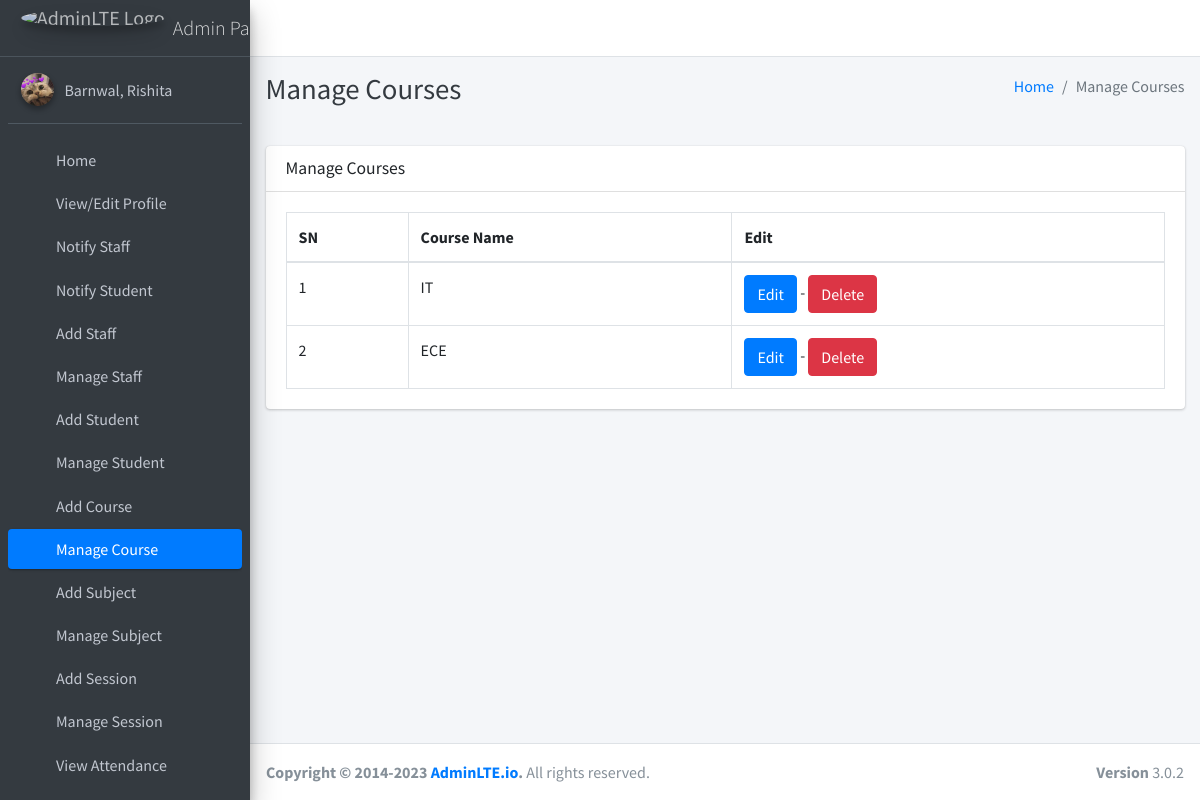
/course/manage/ (signed in), run on the app's committed database.
### main_app/models.py (models this page shows, shortened)
class CustomUser(AbstractUser):
    USER_TYPE = ((1, "HOD"), (2, "Staff"), (3, "Student"))
    GENDER = [("M", "Male"), ("F", "Female")]
    username = None  # Removed username, using email instead
    email = models.EmailField(unique=True)
    user_type = models.CharField(default=1, choices=USER_TYPE, max_length=1)
    gender = models.CharField(max_length=1, choices=GENDER)
    profile_pic = models.ImageField()
    address = models.TextField()
    fcm_token = models.TextField(default="")  # For firebase notifications
    created_at = models.DateTimeField(auto_now_add=True)
    updated_at = models.DateTimeField(auto_now=True)
    USERNAME_FIELD = "email"
    REQUIRED_FIELDS = []
    objects = CustomUserManager()
    def __str__(self):
        return self.last_name + ", " + self.first_name

class Course(models.Model):
    name = models.CharField(max_length=120)
    created_at = models.DateTimeField(auto_now_add=True)
    updated_at = models.DateTimeField(auto_now=True)

### main_app/hod_views.py (the view)
# urls.py: path("course/manage/", hod_views.manage_course, name='manage_course'),
def manage_course(request):
    courses = Course.objects.all()
    context = {
        'courses': courses,
        'page_title': 'Manage Courses'
    }
    return render(request, "hod_template/manage_course.html", context)

### main_app/templates/hod_template/manage_course.html
{% extends 'main_app/base.html' %}
{% load static %}
{% block page_title %}{{page_title}}{% endblock page_title %}
{% block content %}
<section class="content">
    <div class="container-fluid">
        <div class="row">
            <div class="col-md-12">
                <div class="card">
                    <div class="card-header">
                        <h3 class="card-title">{{page_title}}</h3>
                    </div>
                    <div class="card-body">
                        <table id="example2" class="table table-bordered table-hover">
                            <thead>
                                <tr>
                                    <th>SN</th>
                                    <th>Course Name</th>
                                    <th>Edit</th>
                                </tr>
                            </thead>
                            <tbody>
                                {% for course in courses %}
                                <tr>
                                    <td>{{ forloop.counter }}</td>
                                    <td>{{course.name}}</td>
                                    <td>
                                        <a href="{% url 'edit_course' course.id %}" class="btn btn-primary">Edit</a> -
                                        <a href="{% url 'delete_course' course.id %}" onclick="return confirm('Are you sure you want to delete this course ?')" class="btn btn-danger">Delete</a>
                                    </td>
                                </tr>
                                {% endfor %}
                            </tbody>
                        </table>
                    </div>
                </div>
            </div>
        </div>
    </div>
</section>
{% endblock content %}

### main_app/templates/main_app/sidebar_template.html (shortened to what this page needs)
{% load static %}
<aside class="main-sidebar sidebar-dark-primary elevation-4">
{% if request.user.user_type == '1' %}
    <a href="{% url 'admin_home' %}" class="brand-link">
        <img src="{% static 'dist/img/AdminLTELogo.png' %} " alt="AdminLTE Logo"
            class="brand-image img-circle elevation-3" style="opacity: .8">
        <span class="brand-text font-weight-light">Admin Panel</span>
    </a>
    <div class="sidebar">
        <div class="user-panel mt-3 pb-3 mb-3 d-flex">
            <div class="image">
                <img src="{{ request.user.profile_pic}}" class="img-circle elevation-2" alt="User Image">
            </div>
            <div class="info">
                <a href="#" class="d-block">{{user}}</a>
            </div>
        </div>
        <nav class="mt-2">
            <ul class="nav nav-pills nav-sidebar flex-column" data-widget="treeview" role="menu" data-accordion="false">
                <li class="nav-item">
                    {% url 'admin_home' as admin_home %}
                    <a href="{{admin_home}}" class="nav-link {% if admin_home == request.path %} active {% endif %}">
                        <i class="nav-icon fas fa-th"></i>
                        <p>
                            Home
                        </p>
                    </a>
                </li>
                <li class="nav-item">
                    {% url 'admin_view_profile' as admin_view_profile %}
                    <a href="{{admin_view_profile}}" class="nav-link {% if admin_view_profile == request.path %} active {% endif %}">
                        <i class="nav-icon fas fa-th"></i>
                        <p>
                            View/Edit Profile
                        </p>
                    </a>
                </li>
                <li class="nav-item">
                    {% url 'admin_notify_staff' as admin_notify_staff %}
                    <a href="{{admin_notify_staff}}" class="nav-link {% if admin_notify_staff == request.path %} active {% endif %}">
                        <i class="nav-icon fas fa-th"></i>
                        <p>
                            Notify Staff
                        </p>
                    </a>
                </li>
                <li class="nav-item">
                    {% url 'admin_notify_student' as admin_notify_student %}
                    <a href="{{admin_notify_student}}" class="nav-link {% if admin_notify_student == request.path %} active {% endif %}">
                        <i class="nav-icon fas fa-th"></i>
                        <p>
                            Notify Student
                        </p>
                    </a>
                </li>
                <li class="nav-item">
                    {% url 'add_staff' as add_staff %}
                    <a href="{{add_staff}}" class="nav-link {% if add_staff == request.path %} active {% endif %}">
                        <i class="nav-icon fas fa-th"></i>
                        <p>
                            Add Staff
                        </p>
                    </a>
                </li>
                <li class="nav-item">
                    {% url 'manage_staff' as manage_staff %}
                    {% url 'edit_staff' staff_id as edit_staff %}
                    <a href="{{manage_staff}}"
                        class="nav-link {% if manage_staff == request.path or request.path == edit_staff %} active {% endif %}">
                        <i class="nav-icon fas fa-th"></i>
                        <p>
                            Manage Staff
                        </p>
                    </a>
                </li>
                <li class="nav-item">
                    {% url 'add_student' as add_student%}
                    <a href="{{add_student}}" class="nav-link  {% if add_student == request.path %} active {% endif %}">
                        <i class="nav-icon fas fa-th"></i>
                        <p>
                            Add Student
                        </p>
                    </a>
                </li>
                <li class="nav-item">
                    {% url 'manage_student' as manage_student %}
                    {% url 'edit_student' student_id as edit_student %}
                    <a href="{{manage_student}}"
                        class="nav-link  {% if edit_student == request.path or manage_student == request.path %} active {% endif %}">
                        <i class="nav-icon fas fa-th"></i>
                        <p>
                            Manage Student
                        </p>
                    </a>
                </li>
                <li class="nav-item">
                    {% url 'add_course' as add_course %}
                    <a href="{{add_course}}" class="nav-link  {% if add_course == request.path %} active {% endif %}">
                        <i class="nav-icon fas fa-th"></i>
                        <p>
                            Add Course
                        </p>
                    </a>
                </li>
                <li class="nav-item">
                    {% url 'manage_course' as manage_course %}
                    {% url 'edit_course' course_id as edit_course %}
                    <a href="{{manage_course}}"
                        class="nav-link  {% if edit_course == request.path or manage_course == request.path %} active {% endif %}">
                        <i class="nav-icon fas fa-th"></i>
                        <p>
                            Manage Course
                        </p>
                    </a>
                </li>
                <li class="nav-item">
                    {% url 'add_subject' as add_subject %}
                    <a href="{{add_subject}}" class="nav-link  {% if add_subject == request.path %} active {% endif %}">
                        <i class="nav-icon fas fa-th"></i>
                        <p>
                            Add Subject
                        </p>
                    </a>
                </li>
                <li class="nav-item">
                    {% url 'manage_subject' as manage_subject %}
                    {% url 'edit_subject' subject_id as edit_subject %}
                    <a href="{{manage_subject}}"
                        class="nav-link  {% if edit_subject == request.path or manage_subject == request.path %} active {% endif %}">
                        <i class="nav-icon fas fa-th"></i>
                        <p>
                            Manage Subject
                        </p>
                    </a>
                </li>
                <li class="nav-item">
                    {% url 'add_session' as add_session %}
                    <a href="{{add_session}}" class="nav-link  {% if add_session == request.path %} active {% endif %}">
                        <i class="nav-icon fas fa-th"></i>
                        <p>
                            Add Session
                        </p>
                    </a>
                </li>
                <li class="nav-item">
                {% url 'manage_session' as manage_session %}
                {% url 'edit_session' session_id as edit_session %}
                <a href="{{manage_session}}"
                    class="nav-link  {% if edit_session == request.path or manage_session == request.path %} active {% endif %}">
                    <i class="nav-icon fas fa-th"></i>
                    <p>
                        Manage Session
                    </p>
                </a>
        </li>
                <li class="nav-item">
                    {% url 'admin_view_attendance' as admin_view_attendance %}
                    <li class="nav-item">
                        <a href="{{admin_view_attendance}}" class="nav-link  {% if admin_view_attendance == request.path %} active {% endif %}">
                            <i class="nav-icon fas fa-th"></i>
                            <p>
                                View Attendance
                            </p>
                        </a>
                    </li>
            <li class="nav-item">
                {% url 'student_feedback_message' as student_feedback_message %}
                <a href="{{ student_feedback_message }}" class="nav-link  {% if student_feedback_message == request.path %} active {% endif %}">
                    </a>
                </li>
{% endif %}
</ul>
</nav>
</div>
</aside>

### data on the page
CustomUser: last_name+first_name "Barnwal, Rishita"
Course: name "IT"
Course: name "ECE"

### other printed values
{{ page_title }} "Manage Courses"
